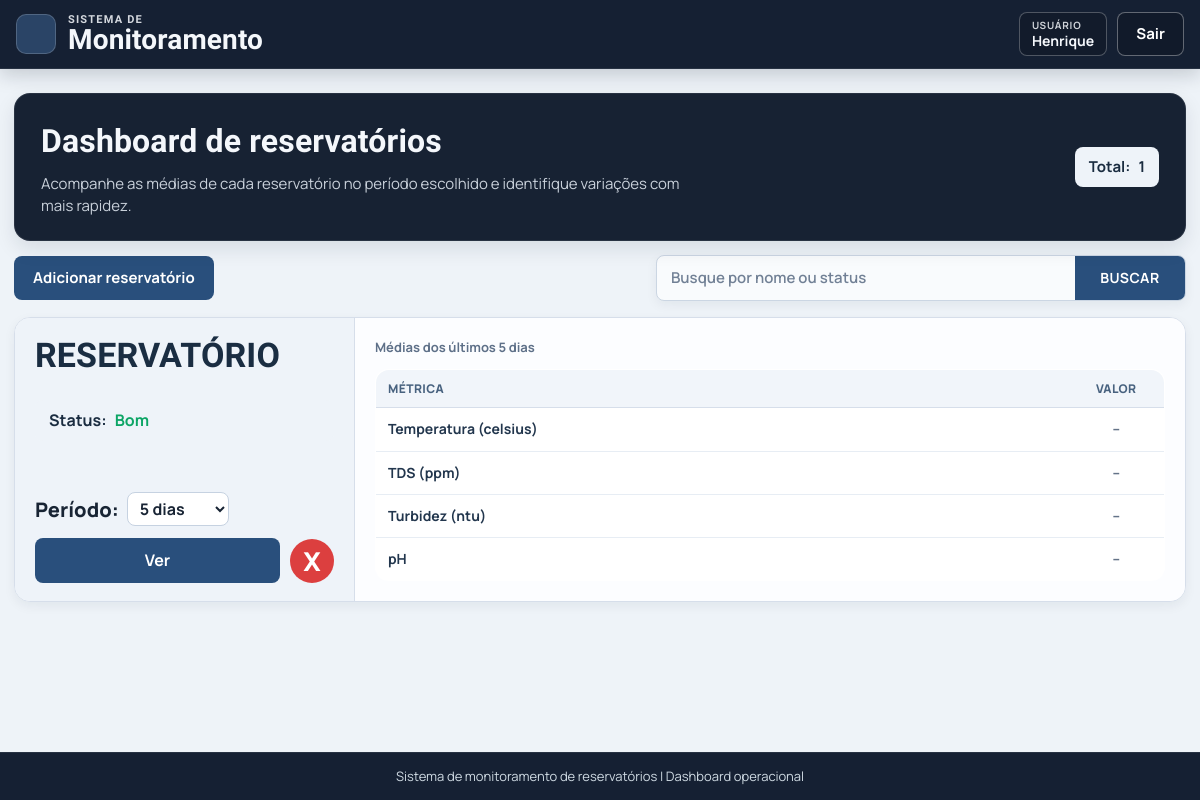
Page / (signed in) on the earlier database version.
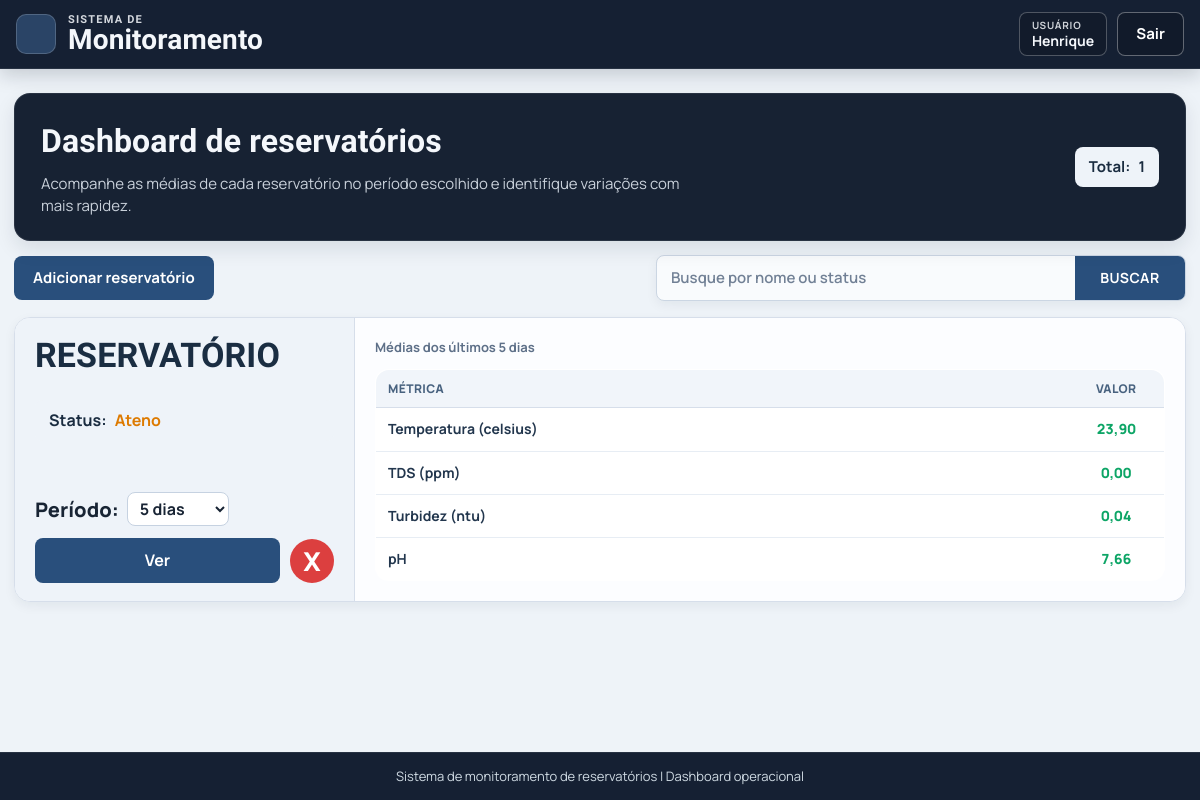
Same page on the later database version.
### app/models.py (models this page shows, shortened)
class Reservatorio(models.Model):
    STATUS_BOM = "bom"
    STATUS_ATENCAO = "atencao"
    STATUS_PERIGO = "perigo"
    FAIXA_PADRAO_PPM_TDS_MIN = 0.0
    FAIXA_PADRAO_PPM_TDS_MAX = 500.0
    FAIXA_PADRAO_NTU_TURBIDEZ_MIN = 0.0
    FAIXA_PADRAO_NTU_TURBIDEZ_MAX = 5.0
    FAIXA_PADRAO_CELSIUS_TEMPERATURA_MIN = 5.0
    FAIXA_PADRAO_CELSIUS_TEMPERATURA_MAX = 30.0
    FAIXA_PADRAO_PH_MIN = 6.0
    FAIXA_PADRAO_PH_MAX = 9.5
    META_PADRAO_PPM_TDS = 600.0
    META_PADRAO_NTU_TURBIDEZ = 1.5
    META_PADRAO_CELSIUS_TEMPERATURA = 25.0
    META_PADRAO_PH = 7.0
    ESP32_INTERVALO_ENVIO_NORMAL_PADRAO_S = 60
    ESP32_INTERVALO_ENVIO_CALIBRACAO_PADRAO_S = 5
    STATUS_CHOICES = (
        (STATUS_BOM, "Bom"),
        (STATUS_ATENCAO, "Ateno"),
        (STATUS_PERIGO, "Perigo"),
    )
    usuario = models.ForeignKey(
        settings.AUTH_USER_MODEL,
        on_delete=models.CASCADE,
        related_name="reservatorios",
    )
    nome = models.CharField(max_length=120, unique=True)
    status = models.CharField(max_length=20, choices=STATUS_CHOICES, default=STATUS_BOM)
    faixa_ppm_tds_min = models.FloatField(default=FAIXA_PADRAO_PPM_TDS_MIN)
    faixa_ppm_tds_max = models.FloatField(default=FAIXA_PADRAO_PPM_TDS_MAX)
    faixa_ntu_turbidez_min = models.FloatField(default=FAIXA_PADRAO_NTU_TURBIDEZ_MIN)
    faixa_ntu_turbidez_max = models.FloatField(default=FAIXA_PADRAO_NTU_TURBIDEZ_MAX)
    faixa_celsius_temperatura_min = models.FloatField(default=FAIXA_PADRAO_CELSIUS_TEMPERATURA_MIN)
    faixa_celsius_temperatura_max = models.FloatField(default=FAIXA_PADRAO_CELSIUS_TEMPERATURA_MAX)
    faixa_ph_min = models.FloatField(default=FAIXA_PADRAO_PH_MIN)
    faixa_ph_max = models.FloatField(default=FAIXA_PADRAO_PH_MAX)
    meta_ppm_tds = models.FloatField(default=META_PADRAO_PPM_TDS)
    meta_ntu_turbidez = models.FloatField(default=META_PADRAO_NTU_TURBIDEZ)
    meta_celsius_temperatura = models.FloatField(default=META_PADRAO_CELSIUS_TEMPERATURA)
    meta_ph = models.FloatField(default=META_PADRAO_PH)
    esp32_intervalo_envio_normal_s = models.PositiveIntegerField(
        default=ESP32_INTERVALO_ENVIO_NORMAL_PADRAO_S,
    )
    esp32_intervalo_envio_calibracao_s = models.PositiveIntegerField(
        default=ESP32_INTERVALO_ENVIO_CALIBRACAO_PADRAO_S,
    )
    alerta_sonoro_silenciado = models.BooleanField(default=False)
    alerta_sonoro_silenciado_permanente = models.BooleanField(default=False)
    alerta_sonoro_teste_ate = models.DateTimeField(null=True, blank=True)
    created_at = models.DateTimeField(auto_now_add=True)
    updated_at = models.DateTimeField(auto_now=True)
    class Meta:
        ordering = ["nome"]
    @classmethod
    def listar(cls, busca="", usuario=None):
        queryset = cls.objects.all()
        if usuario is not None:
            queryset = queryset.filter(usuario=usuario)
        termo = (busca or "").strip()
        if not termo:
            return queryset
        return queryset.filter(Q(nome__icontains=termo) | Q(status__icontains=termo))

### app/views.py (the view)
# urls.py: path('', views.index, name="index"),
@login_required(login_url="entrar")
@require_http_methods(["GET"])
def index(request):
    busca = request.GET.get("busca", "").strip()
    periodo_valor = _normalizar_periodo_valor(request.GET.get("dias"))
    periodo_delta = _delta_por_periodo(periodo_valor)
    reservatorios = list(Reservatorio.listar(busca=busca, usuario=request.user))
    dashboard_cards = _montar_dashboard_cards(reservatorios, periodo_delta)
    return render(
        request,
        "index.html",
        {
            "reservatorios": reservatorios,
            "dashboard_cards": dashboard_cards,
            "busca": busca,
            "periodo_selecionado": periodo_valor,
            "periodo_rotulo": _rotulo_periodo(periodo_valor),
            "periodos_disponiveis": PERIODOS_DISPONIVEIS,
        },
    )

### app/services/regras.py (called while the page is built)
def classificar_status_por_faixa(valor, *, minimo, maximo, margem_atencao, margem_perigo):
    if valor < (minimo - margem_perigo) or valor > (maximo + margem_perigo):
        return "perigo"
    if valor < (minimo - margem_atencao) or valor > (maximo + margem_atencao):
        return "atencao"
    return "bom"

### app/views.py (called while the page is built)
def _normalizar_periodo_valor(valor):
    valor_normalizado = (valor or "").strip().lower()
    valores_validos = {item[0] for item in PERIODOS_DISPONIVEIS}
    if valor_normalizado in valores_validos:
        return valor_normalizado
    try:
        dias_legado = int(valor_normalizado)
    except (TypeError, ValueError):
        return PERIODO_PADRAO_VALOR
    valor_legado = f"{dias_legado}d"
    if valor_legado in valores_validos:
        return valor_legado
    return PERIODO_PADRAO_VALOR

def _delta_por_periodo(periodo_valor):
    unidade = periodo_valor[-1]
    quantidade = int(periodo_valor[:-1])
    if unidade == "m":
        return timedelta(minutes=quantidade)
    if unidade == "h":
        return timedelta(hours=quantidade)
    return timedelta(days=quantidade)

### app/templates/index.html (shortened to what this page needs)
{% extends "blocos/base.html" %}
{% block content %}
<section class="detail-hero index-hero">
    <div>
        <h2>Dashboard de reservatórios</h2>
        <p class="index-hero-subtitle">
            Acompanhe as médias de cada reservatório no período escolhido e identifique variações com mais rapidez.
        </p>
    </div>
    <p class="detail-status index-total-pill">
        <span>Total:</span>
        <strong>{{ reservatorios|length }}</strong>
    </p>
</section>
<section class="toolbar">
    <form method="post" action="{% url 'reservatorio_adicionar' %}">
        <button class="btn-main" type="submit">Adicionar reservatório</button>
    </form>
    <form class="search" method="get" action="{% url 'index' %}">
        <input
            type="text"
            name="busca"
            value="{{ busca }}"
            placeholder="Busque por nome ou status"
            aria-label="Buscar por nome ou status"
        >
        <button type="submit" aria-label="Buscar">Buscar</button>
    </form>
</section>
<section class="dashboard-grid">
    {% for card in dashboard_cards %}
    {% include "blocos/_dashboard_card.html" with card=card periodo_label=periodo_rotulo card_mode="index" %}
    {% empty %}
    <article class="empty-state">
        <p>Nenhum reservatório encontrado.</p>
    </article>
    {% endfor %}
</section>
{% endblock %}

### app/templates/blocos/_dashboard_card.html (shortened to what this page needs)
<article class="dashboard-card">
    <section class="dashboard-card-left">
        <h2>{{ card.reservatorio.nome|upper }}</h2>
        <p class="status-pill">
            <span>Status:</span>
            <strong class="status-text status-{{ card.reservatorio.status }}">{{ card.reservatorio.get_status_display }}</strong>
        </p>
        {% if card_mode == "index" %}
        <form class="dashboard-period-form" method="get" action="{% url 'index' %}">
            <label for="periodo-{{ card.reservatorio.id }}">Período:</label>
            <select id="periodo-{{ card.reservatorio.id }}" name="dias" onchange="this.form.submit()">
                {% for periodo_valor_item, periodo_label_item in periodos_disponiveis %}
                <option value="{{ periodo_valor_item }}" {% if periodo_valor_item == periodo_selecionado %}selected{% endif %}>
                    {{ periodo_label_item }}
                </option>
                {% endfor %}
            </select>
        </form>
        {% else %}
        <p class="dashboard-period-static">
            <span>Período:</span>
            <strong>{{ periodo_label }}</strong>
        </p>
        {% endif %}
        {% if card_mode == "index" %}
        <div class="dashboard-actions">
            <a class="btn-ver" href="{% url 'reservatorio_detalhe' card.reservatorio.id %}">Ver</a>
            <form
                method="post"
                action="{% url 'reservatorio_excluir' card.reservatorio.id %}"
                data-confirm-delete-reservatorio
                data-reservatorio-nome="{{ card.reservatorio.nome }}"
            >
                <button class="btn-delete" type="submit" aria-label="Excluir reservatório">X</button>
            </form>
        </div>
        {% endif %}
    </section>
    <section class="dashboard-card-right">
        <p class="dashboard-period-caption">Médias dos últimos {{ periodo_label }}</p>
        <table class="dashboard-metrics-table">
            <thead>
                <tr>
                    <th scope="col">Métrica</th>
                    <th scope="col">VALOR</th>
                </tr>
            </thead>
            <tbody>
                <tr>
                    <th scope="row">Temperatura (celsius)</th>
                    <td class="dashboard-value status-{{ card.status_ponto_unico.temperatura }}">
                        {% if card.ponto_unico.temperatura is not None %}{{ card.ponto_unico.temperatura|floatformat:2 }}{% else %}--{% endif %}
                    </td>
                </tr>
                <tr>
                    <th scope="row">TDS (ppm)</th>
                    <td class="dashboard-value status-{{ card.status_ponto_unico.tds }}">
                        {% if card.ponto_unico.tds is not None %}{{ card.ponto_unico.tds|floatformat:2 }}{% else %}--{% endif %}
                    </td>
                </tr>
                <tr>
                    <th scope="row">Turbidez (ntu)</th>
                    <td class="dashboard-value status-{{ card.status_ponto_unico.turbidez }}">
                        {% if card.ponto_unico.turbidez is not None %}{{ card.ponto_unico.turbidez|floatformat:2 }}{% else %}--{% endif %}
                    </td>
                </tr>
                <tr>
                    <th scope="row">pH</th>
                    <td class="dashboard-value status-{{ card.status_ponto_unico.ph }}">
                        {% if card.ponto_unico.ph is not None %}{{ card.ponto_unico.ph|floatformat:2 }}{% else %}--{% endif %}
                    </td>
                </tr>
            </tbody>
        </table>
    </section>
</article>

Differences in the rows shown:
changed Reservatorio "RESERVATÓRIO": status "bom" → "atencao" (drawn); reservatorio.status "Bom" → "Ateno"; ponto_unico.temperatura (not shown) → "23,90"; ponto_unico.tds (not shown) → "0,00"; ponto_unico.turbidez (not shown) → "0,04"; ponto_unico.ph (not shown) → "7,66"; no longer shows "-- -- -- --"
